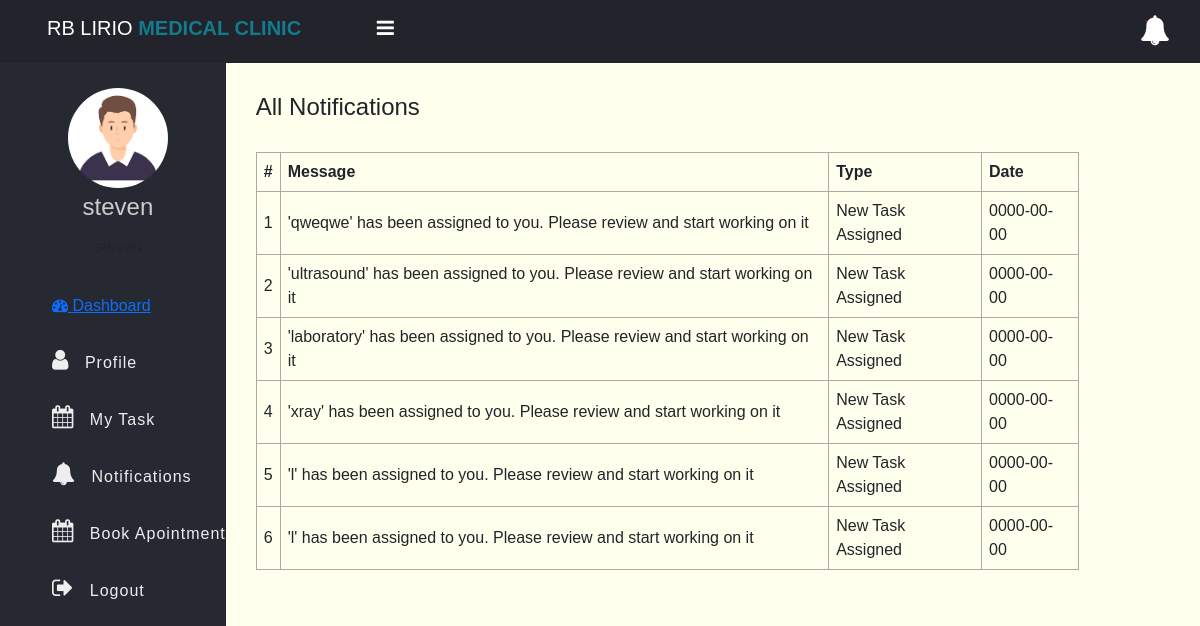
The app's page /notifications.php (signed in) with its own data.
### tables this page shows
CREATE TABLE `notifications` (
  `id` int(11) NOT NULL,
  `message` text NOT NULL,
  `recipient` int(11) NOT NULL,
  `type` varchar(50) NOT NULL,
  `date` date NOT NULL,
  `is_read` tinyint(1) DEFAULT 0
);

### app/Model/Notification.php (called while the page is built, shortened)
<?php
function get_all_my_notifications($conn, $id){
	$sql = "SELECT * FROM notifications WHERE recipient=?";
	$stmt = $conn->prepare($sql);
	$stmt->execute([$id]);
	if($stmt->rowCount() > 0){
		$notifications = $stmt->fetchAll();
	}else $notifications = 0;
	return $notifications;
}
?>

### notifications.php (the view, shortened to what this page needs)
<?php
if (isset($_SESSION['role']) && isset($_SESSION['id'])) {
    include "db_connection.php";
    include "app/Model/Notification.php";
    include "app/Model/User.php";
    $notifications = get_all_my_notifications($conn, $_SESSION['id']);
 ?>
<!DOCTYPE html>
<html>
<head>
	<link rel="stylesheet" href="https://stackpath.bootstrapcdn.com/font-awesome/4.7.0/css/font-awesome.min.css">
	<link rel="stylesheet" href="css/style.css">
</head>
<body>
	<?php include "inc/header.php" ?>
	<div class="body">
		<?php include "inc/nav.php" ?>
		<section class="section-1">
			<h4 class="title">All Notifications</h4>
			<?php if ($notifications != 0) { ?>
			<table class="main-table">
				<tr>
					<th>#</th>
					<th>Message</th>
					<th>Type</th>
					<th>Date</th>
				</tr>
				<?php $i=0; foreach ($notifications as $notification) { ?>
				<tr>
					<td><?=++$i?></td>
					<td><?=$notification['message']?></td>
					<td><?=$notification['type']?></td>
					<td><?=$notification['date']?></td>
				</tr>
			   <?php	} ?>
			</table>
		<?php }else { ?>
			<h3>You have zero notification</h3>
		<?php  }?>
		</section>
	</div>
</body>
</html>
<?php }else{
   $em = "First login";
   header("Location: login.php?error=$em");
   exit();
}
 ?>

### inc/header.php (shortened to what this page needs)
  <link rel="stylesheet" type="text/css" href=" bootstrap/bootstrap.min.css">
<header class="header">
	<h2 class="u-name">RB LIRIO <b>MEDICAL CLINIC</b>
		<label for="checkbox">
			<i id="navbtn" class="fa fa-bars" aria-hidden="true"></i>
		</label>
	</h2>
	<span class="notification" id="notificationBtn">
		<i class="fa fa-bell" aria-hidden="true"></i>
		<span id="notificationNum"></span>
	</span>
</header>

### inc/nav.php (shortened to what this page needs)
<nav class="side-bar">
			<div class="user-p">
				<img src="img/avatar.png">
				<h4><?=$_SESSION['username']?></h4>
				<span><?=$_SESSION['username']?></span>
			</div>
			<?php
               if($_SESSION['role'] == "employee"){
			 ?>
			<ul id="navList">
				<a href="index.php">
				<li>
						<i class="fa fa-tachometer" aria-hidden="true"></i>
						<span>Dashboard</span>
					</li>
				</a>
				<li>
					<a href="profile.php">
						<i class="fa fa-user" aria-hidden="true"></i>
						<span>Profile</span>
					</a>
				</li>
				<li>
					<a href="my_task.php">
						<i class="fa fa-calendar" aria-hidden="true"></i>
						<span>My Task</span>
					</a>
				</li>
				<li>
					<a href="notifications.php">
						<i class="fa fa-bell" aria-hidden="true"></i>
						<span>Notifications</span>
					</a>
				</li>
				<li>
					<a href="user-book.php">
						<i class="fa fa-calendar" aria-hidden="true"></i>
						<span>Book Apointment</span>
					</a>
				</li>
				<li>
					<a href="logout.php">
						<i class="fa fa-sign-out" aria-hidden="true"></i>
						<span>Logout</span>
					</a>
				</li>
			</ul>
		<?php } ?>
		</nav>

### css/style.css (style rules this page uses)
* { padding: 0; margin: 0; box-sizing: border-box; font-family: arial, sans-serif; }
.header { display: flex; justify-content: space-between; align-items: center; padding: 15px 30px; background: #23242b; color: #fff; }
.u-name { font-size: 20px; padding-left: 17px; }
.u-name b { color: #127b8e; }
.header i { font-size: 30px; cursor: pointer; color: #fff; }
.header .notification { position: relative; cursor: pointer; }
.header .notification span { position: absolute; top: 5px; left: 5px; background: #C80000; padding: 1px; border-radius: 50%; }
.user-p { text-align: center; padding-left: 10px; padding-top: 25px; }
.user-p img { width: 100px; border-radius: 50%; }
.user-p h4 { color: #ccc; padding: 5px 0; }
.side-bar { width: 250px; background: #262931; min-height: 100vh; transition: 500ms width; }
.body { display: flex; }
.side-bar ul { margin-top: 20px; list-style: none; }
.side-bar ul li { font-size: 16px; padding: 15px 0px; padding-left: 20px; transition: 500ms background; white-space: nowrap; overflow: hidden; text-overflow: ellipsis; }
.side-bar ul li a { text-decoration: none; color: #eee; cursor: pointer; letter-spacing: 1px; }
.side-bar ul li a i { display: inline-block; padding-right: 10px; font-size: 23px; }
#navbtn { display: inline-block; margin-left: 70px; font-size: 20px; transition: 500ms color; }
.section-1 { padding: 30px; }
.section-1 .title { margin-bottom: 10px; }
.section-1 { width: 100%; background: #ffe; }
.main-table, .main-table tr, .main-table th, .main-table td { border: 1px solid #aaa; border-collapse: collapse; padding: 7px; }
.main-table { width: 90%; margin-top: 30px; }

### records on screen
notifications: message "'qweqwe' has been assigned to you. Please review and start working on it", type "New Task Assigned", date "0000-00-00"
notifications: message "'ultrasound' has been assigned to you. Please review and start working on it", type "New Task Assigned", date "0000-00-00"
notifications: message "'laboratory' has been assigned to you. Please review and start working on it", type "New Task Assigned", date "0000-00-00"
notifications: message "'xray' has been assigned to you. Please review and start working on it", type "New Task Assigned", date "0000-00-00"
notifications: message "'l' has been assigned to you. Please review and start working on it", type "New Task Assigned", date "0000-00-00"
notifications: message "'l' has been assigned to you. Please review and start working on it", type "New Task Assigned", date "0000-00-00"

### other values on screen
$_SESSION['username'] "steven"
